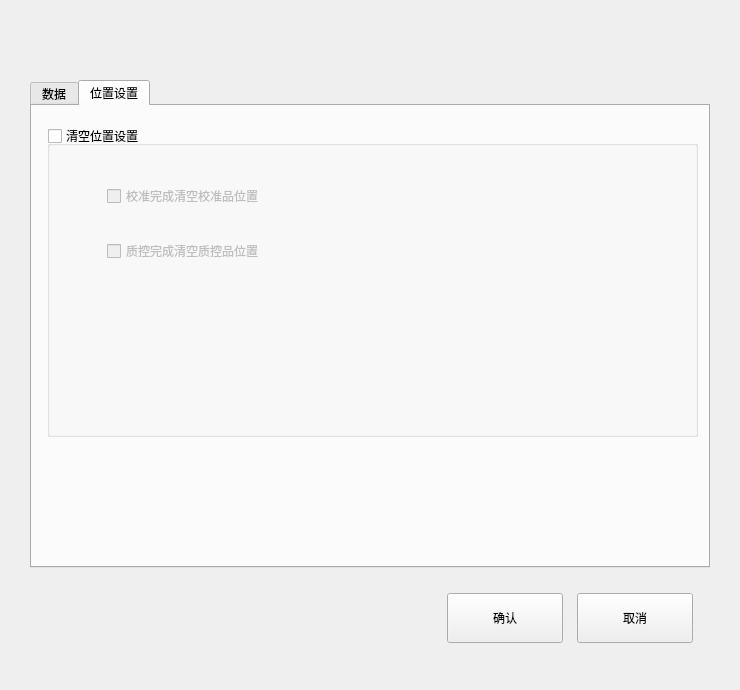
<?xml version="1.0" encoding="UTF-8"?>
<ui version="4.0">
 <class>ClearSetDlg</class>
 <widget class="BaseDlg" name="ClearSetDlg">
  <property name="geometry">
   <rect>
    <x>0</x>
    <y>0</y>
    <width>740</width>
    <height>690</height>
   </rect>
  </property>
  <property name="windowTitle">
   <string>ClearSetDlg</string>
  </property>
  <widget class="QPushButton" name="quit_btn">
   <property name="geometry">
    <rect>
     <x>577</x>
     <y>593</y>
     <width>116</width>
     <height>50</height>
    </rect>
   </property>
   <property name="text">
    <string>取消</string>
   </property>
   <property name="buttons" stdset="0">
    <string>btn_dlg</string>
   </property>
  </widget>
  <widget class="QPushButton" name="save_btn">
   <property name="geometry">
    <rect>
     <x>447</x>
     <y>593</y>
     <width>116</width>
     <height>50</height>
    </rect>
   </property>
   <property name="text">
    <string>确认</string>
   </property>
  </widget>
  <widget class="QTabWidget" name="tabWidget">
   <property name="geometry">
    <rect>
     <x>30</x>
     <y>80</y>
     <width>680</width>
     <height>488</height>
    </rect>
   </property>
   <property name="currentIndex">
    <number>1</number>
   </property>
   <property name="tabs" stdset="0">
    <string>sub_border</string>
   </property>
   <widget class="QWidget" name="tab">
    <attribute name="title">
     <string>数据</string>
    </attribute>
    <widget class="QGroupBox" name="clear_data_groupbox">
     <property name="geometry">
      <rect>
       <x>15</x>
       <y>20</y>
       <width>631</width>
       <height>418</height>
      </rect>
     </property>
     <property name="title">
      <string>清空数据</string>
     </property>
     <property name="checkable">
      <bool>true</bool>
     </property>
     <property name="checked">
      <bool>false</bool>
     </property>
     <property name="borders" stdset="0">
      <string notr="true">noborder_tit_check</string>
     </property>
     <widget class="QCheckBox" name="cali_ckbox">
      <property name="geometry">
       <rect>
        <x>455</x>
        <y>255</y>
        <width>171</width>
        <height>40</height>
       </rect>
      </property>
      <property name="text">
       <string>校准</string>
      </property>
     </widget>
     <widget class="QLabel" name="label">
      <property name="geometry">
       <rect>
        <x>62</x>
        <y>213</y>
        <width>531</width>
        <height>40</height>
       </rect>
      </property>
      <property name="text">
       <string>清空数据类型</string>
      </property>
     </widget>
     <widget class="QRadioButton" name="startup_clear_rdbtn">
      <property name="geometry">
       <rect>
        <x>60</x>
        <y>50</y>
        <width>551</width>
        <height>40</height>
       </rect>
      </property>
      <property name="text">
       <string>每日首次开机后清空</string>
      </property>
      <property name="checked">
       <bool>true</bool>
      </property>
     </widget>
     <widget class="QTimeEdit" name="timeEdit">
      <property name="enabled">
       <bool>false</bool>
      </property>
      <property name="geometry">
       <rect>
        <x>93</x>
        <y>150</y>
        <width>240</width>
        <height>40</height>
       </rect>
      </property>
      <property name="wrapping">
       <bool>false</bool>
      </property>
      <property name="buttonSymbols">
       <enum>QAbstractSpinBox::NoButtons</enum>
      </property>
      <property name="displayFormat">
       <string>HH:mm:ss</string>
      </property>
      <property name="calendarPopup">
       <bool>true</bool>
      </property>
     </widget>
     <widget class="QCheckBox" name="sample_ckbox">
      <property name="geometry">
       <rect>
        <x>60</x>
        <y>255</y>
        <width>201</width>
        <height>40</height>
       </rect>
      </property>
      <property name="text">
       <string>样本</string>
      </property>
     </widget>
     <widget class="QCheckBox" name="qc_ckbox">
      <property name="geometry">
       <rect>
        <x>264</x>
        <y>255</y>
        <width>181</width>
        <height>40</height>
       </rect>
      </property>
      <property name="text">
       <string>质控</string>
      </property>
     </widget>
     <widget class="QRadioButton" name="timing_clear_rdbtn">
      <property name="geometry">
       <rect>
        <x>60</x>
        <y>105</y>
        <width>571</width>
        <height>40</height>
       </rect>
      </property>
      <property name="text">
       <string>定时清空</string>
      </property>
      <property name="checked">
       <bool>false</bool>
      </property>
     </widget>
     <widget class="QCheckBox" name="complete_ckbox">
      <property name="geometry">
       <rect>
        <x>264</x>
        <y>350</y>
        <width>181</width>
        <height>40</height>
       </rect>
      </property>
      <property name="text">
       <string>已完成</string>
      </property>
     </widget>
     <widget class="QLabel" name="label_2">
      <property name="geometry">
       <rect>
        <x>62</x>
        <y>308</y>
        <width>531</width>
        <height>40</height>
       </rect>
      </property>
      <property name="text">
       <string>清空状态</string>
      </property>
     </widget>
     <widget class="QCheckBox" name="pending_ckbox">
      <property name="geometry">
       <rect>
        <x>60</x>
        <y>350</y>
        <width>201</width>
        <height>40</height>
       </rect>
      </property>
      <property name="text">
       <string>待测</string>
      </property>
     </widget>
    </widget>
   </widget>
   <widget class="QWidget" name="tab_2">
    <attribute name="title">
     <string>位置设置</string>
    </attribute>
    <widget class="QGroupBox" name="clear_seat_groupbox">
     <property name="geometry">
      <rect>
       <x>15</x>
       <y>20</y>
       <width>651</width>
       <height>311</height>
      </rect>
     </property>
     <property name="title">
      <string>清空位置设置</string>
     </property>
     <property name="checkable">
      <bool>true</bool>
     </property>
     <property name="checked">
      <bool>false</bool>
     </property>
     <property name="borders" stdset="0">
      <string notr="true">noborder_tit_check</string>
     </property>
     <widget class="QCheckBox" name="qc_complete_ckbox">
      <property name="geometry">
       <rect>
        <x>60</x>
        <y>105</y>
        <width>581</width>
        <height>40</height>
       </rect>
      </property>
      <property name="text">
       <string>质控完成清空质控品位置</string>
      </property>
     </widget>
     <widget class="QCheckBox" name="cali_complete_ckbox">
      <property name="geometry">
       <rect>
        <x>60</x>
        <y>50</y>
        <width>581</width>
        <height>40</height>
       </rect>
      </property>
      <property name="text">
       <string>校准完成清空校准品位置</string>
      </property>
     </widget>
    </widget>
   </widget>
  </widget>
 </widget>
 <customwidgets>
  <customwidget>
   <class>BaseDlg</class>
   <extends>QWidget</extends>
   <header>shared/basedlg.h</header>
   <container>1</container>
  </customwidget>
 </customwidgets>
 <resources/>
 <connections>
  <connection>
   <sender>quit_btn</sender>
   <signal>clicked()</signal>
   <receiver>ClearSetDlg</receiver>
   <slot>close()</slot>
   <hints>
    <hint type="sourcelabel">
     <x>724</x>
     <y>487</y>
    </hint>
    <hint type="destinationlabel">
     <x>697</x>
     <y>397</y>
    </hint>
   </hints>
  </connection>
 </connections>
</ui>
